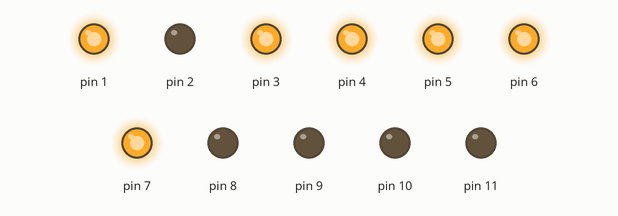
The sketch below on a simulated Arduino Uno, built with avr-gcc and run on an emulated ATmega328P. Parts: output pins drawn as LEDs (lit = HIGH).

Above: at 0.1 s.
Timing chart, 0 to 1.6 s (numbered marks = the images above):
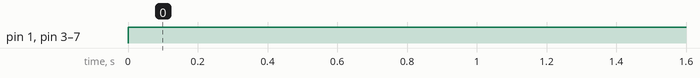

The sketch:

CMT_original.ino
```cpp
void setup() {
pinMode(1,OUTPUT);
pinMode(2,OUTPUT);
pinMode(3,OUTPUT);
pinMode(4,OUTPUT);
pinMode(5,OUTPUT);
pinMode(6,OUTPUT);
pinMode(7,OUTPUT);
pinMode(8,OUTPUT);
pinMode(9,OUTPUT);
pinMode(10,OUTPUT);
pinMode(11,OUTPUT);
}
void loop() {
digitalWrite(1,HIGH);
digitalWrite(2,LOW);
digitalWrite(3,HIGH);
digitalWrite(4,HIGH);
digitalWrite(5,HIGH);
digitalWrite(6,HIGH);
digitalWrite(7,HIGH);
digitalWrite(8,LOW);
digitalWrite(9,LOW);
digitalWrite(10,LOW);
digitalWrite(11,LOW);
}
```

Measured:
- by itself, pin 1, pin 3–7: LOW → HIGH at 0.00 s
